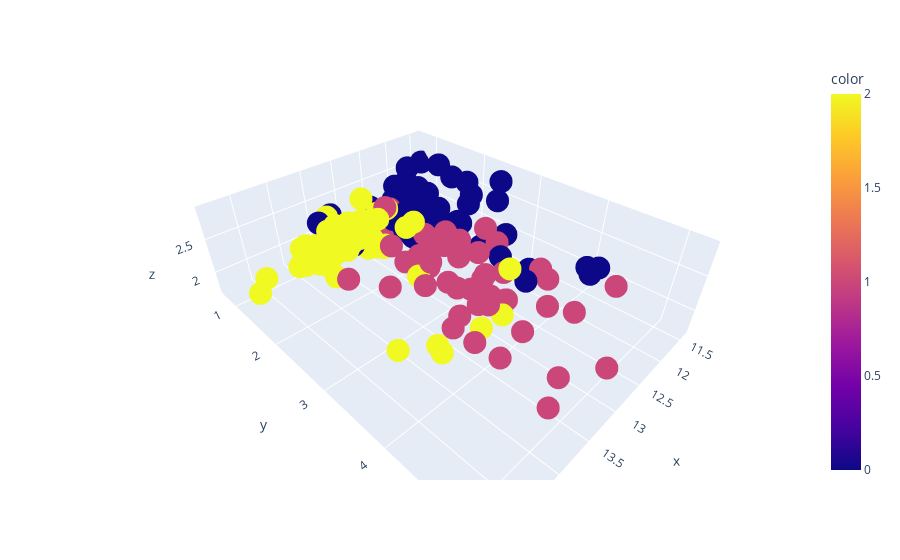

This figure's notebook cell:
### Code cell
fig = px.scatter_3d(x=wine.iloc[:,0], y= wine.iloc[:,1], z = wine.iloc[:,2], color=wine['labels_kmeans1'])

fig.show()

### Figure 1 — Plotly figure (JSON) as saved in the notebook; plotly's stock layout.template omitted (floating-point values rounded to 4 significant figures; data arrays with more than 128 entries replaced by an {"elided": "..."} marker saying what was removed)
{"data": [{"hovertemplate": "x=%{x}<br>y=%{y}<br>z=%{z}<br>color=%{marker.color}<extra></extra>", "legendgroup": "", "marker": {"color": {"elided": "161 int values"}, "coloraxis": "coloraxis", "symbol": "circle"}, "mode": "markers", "name": "", "scene": "scene", "showlegend": false, "type": "scatter3d", "x": {"elided": "161 float values"}, "y": {"elided": "161 float values"}, "z": {"elided": "161 float values"}}], "layout": {"coloraxis": {"colorbar": {"title": {"text": "color"}}, "colorscale": [[0, "#0d0887"], [0.1111, "#46039f"], [0.2222, "#7201a8"], [0.3333, "#9c179e"], [0.4444, "#bd3786"], [0.5556, "#d8576b"], [0.6667, "#ed7953"], [0.7778, "#fb9f3a"], [0.8889, "#fdca26"], [1, "#f0f921"]]}, "legend": {"tracegroupgap": 0}, "margin": {"t": 60}, "scene": {"domain": {"x": [0, 1], "y": [0, 1]}, "xaxis": {"title": {"text": "x"}}, "yaxis": {"title": {"text": "y"}}, "zaxis": {"title": {"text": "z"}}}}}
